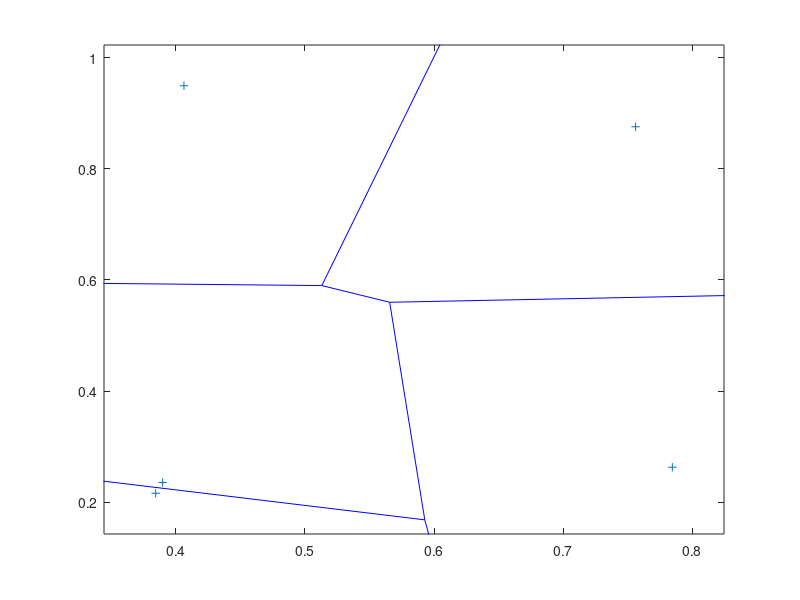

Reproduce this figure in MATLAB.
n = input('Input the value of n\n')
ns_x = rand(1,n); % x-coordinate  of nucleation site
ns_y = rand(1,n);  % y-coordinate of nucleation site
voronoi(ns_x,ns_y)